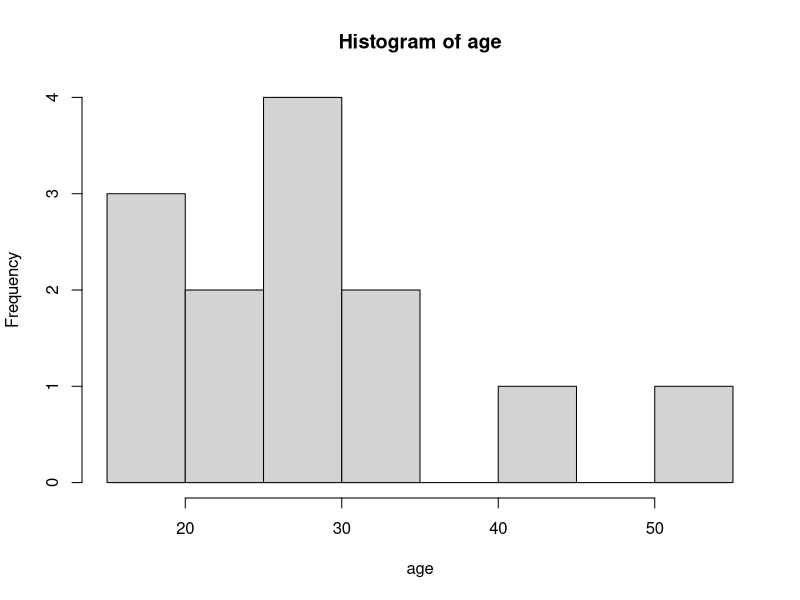

The R script that drew this image: (Note: this script raises an error after producing the figure.)
## ---- chunk 1
#PUT YOUR CODE HERE
## ---- chunk 2
# Create an object a and b
a <- 1
b <- 5

## ---- chunk 3
c<-a+b
## ---- chunk 4
#Create a variable that stores information on age of participants
age <- c(34, 22, 26, 25, 43,19, 19, 20, 33, 27, 27, 26, 54)

## ---- chunk 5
hist(age) # basic quick histogram
## ---- chunk 6
library(ggplot2)
## ---- chunk 7
library(ggplot2)
## ---- chunk 8
Fab <- 1*5
Fab
## ---- chunk 9
Fab <- 1*5
Fab
## ---- chunk 10
Fab <- 1*5
Fab
## ---- chunk 11
knitr::include_graphics("PUT LINK TO PICTURE HERE")
## ---- chunk 12
#Revenue example
sales <-
royalties <-
revenue <- 
## ---- chunk 13
nextsales <- 20
nextmonth <- "July"
thissales <- 50
thismonth <- "June"
